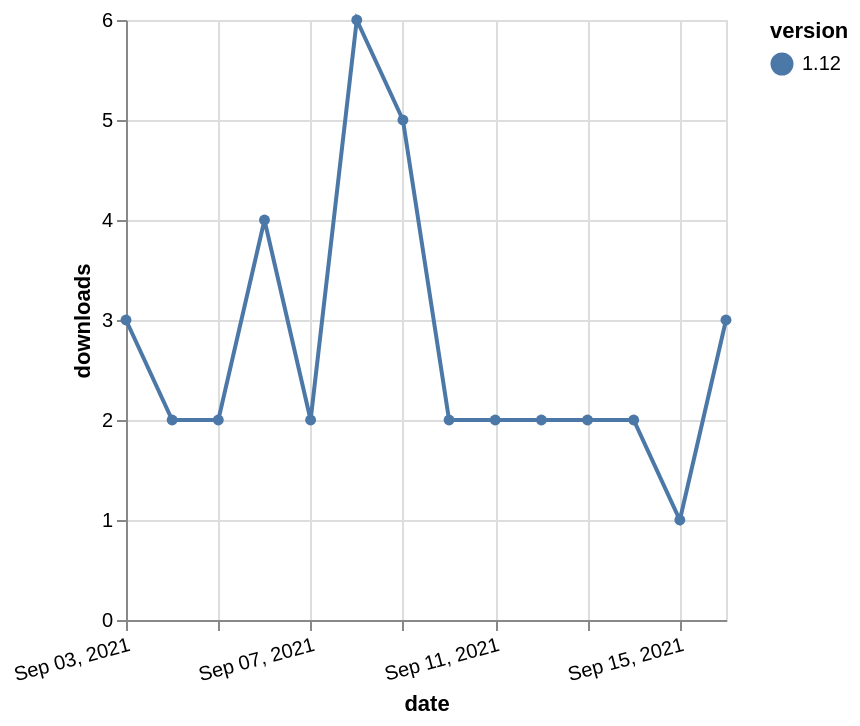

This figure's Vega-Lite source:
### Vega-Lite specification from a JSON file in a GitHub repository (floating-point values rounded to 4 significant figures)
{"$schema": "https://vega.github.io/schema/vega-lite/v5.json", "description": "A simple bar chart with embedded data.", "data": {"values": [{"date": "2021-09-03", "total": 3377, "delta": 3, "version": "1.12"}, {"date": "2021-09-04", "total": 3379, "delta": 2, "version": "1.12"}, {"date": "2021-09-05", "total": 3381, "delta": 2, "version": "1.12"}, {"date": "2021-09-06", "total": 3385, "delta": 4, "version": "1.12"}, {"date": "2021-09-07", "total": 3387, "delta": 2, "version": "1.12"}, {"date": "2021-09-08", "total": 3393, "delta": 6, "version": "1.12"}, {"date": "2021-09-09", "total": 3398, "delta": 5, "version": "1.12"}, {"date": "2021-09-10", "total": 3400, "delta": 2, "version": "1.12"}, {"date": "2021-09-11", "total": 3402, "delta": 2, "version": "1.12"}, {"date": "2021-09-12", "total": 3404, "delta": 2, "version": "1.12"}, {"date": "2021-09-13", "total": 3406, "delta": 2, "version": "1.12"}, {"date": "2021-09-14", "total": 3408, "delta": 2, "version": "1.12"}, {"date": "2021-09-15", "total": 3409, "delta": 1, "version": "1.12"}, {"date": "2021-09-16", "total": 3412, "delta": 3, "version": "1.12"}]}, "width": "container", "mark": {"type": "line", "point": {"filled": true}}, "encoding": {"x": {"field": "date", "type": "temporal", "timeUnit": "yearmonthdate", "title": "date", "axis": {"labelAngle": -15}}, "y": {"field": "delta", "type": "quantitative", "title": "downloads"}, "color": {"field": "version", "type": "nominal"}, "tooltip": {"field": "delta"}}}
